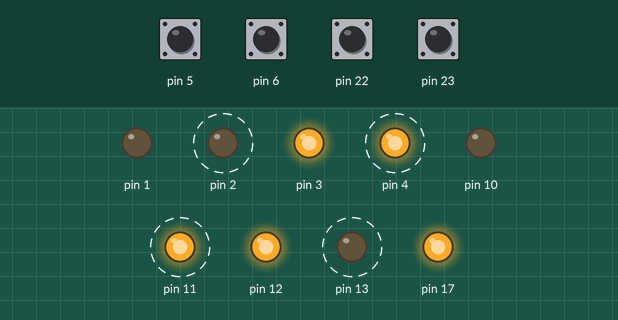
This sketch was run on a simulated Arduino Uno, built with avr-gcc and run on an emulated ATmega328P. On the bench: output pins drawn as LEDs (lit = HIGH). Dashed ring = blinking. The test bench sets the inputs (shaded band); at power-on: pin 5, pin 6, pin 22, pin 23 HIGH.

Above: at 1.65 s.
1.7 s: pin 5 pulled LOW for 0.5 s
At 2.15 s:
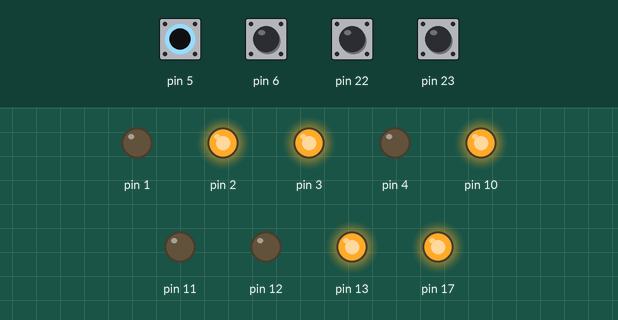
4.7 s: pin 6 pulled LOW for 0.5 s
At 5.25 s:
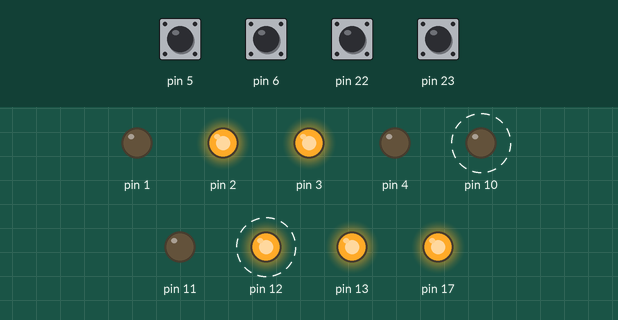
7.7 s: pin 22 pulled LOW for 0.5 s
At 8.05 s:
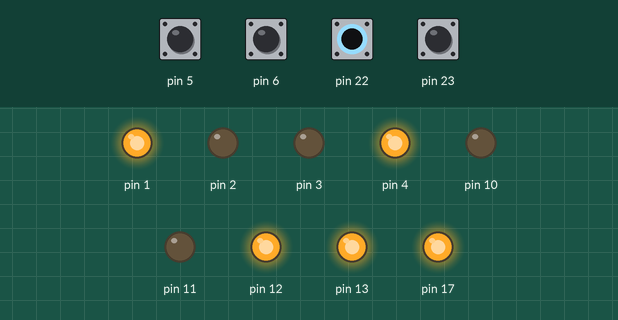
10.7 s: pin 23 pulled LOW for 0.5 s
At 11.35 s:
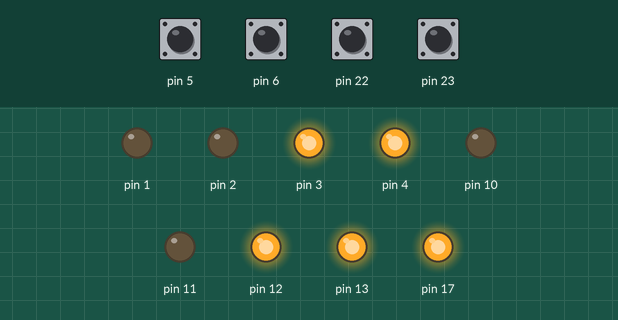
13.7 s: pin 5 pulled LOW for 1 s
At 14.25 s:
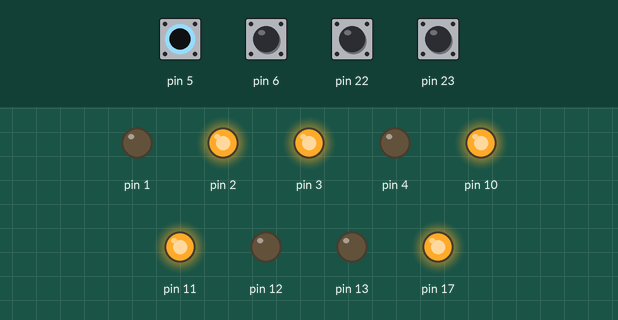
17.3 s: pin 22 pulled LOW for 1 s
At 17.75 s:
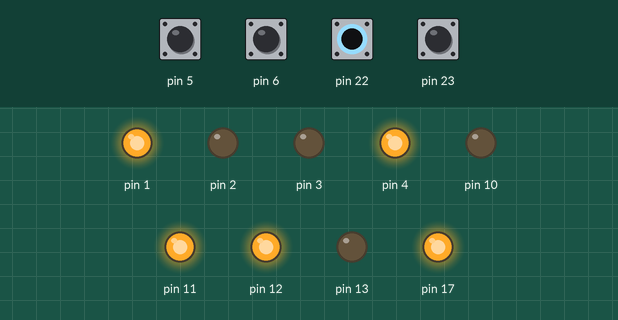
Timing chart, 0 to 21.3 s (numbered marks = the images above; inputs shaded):
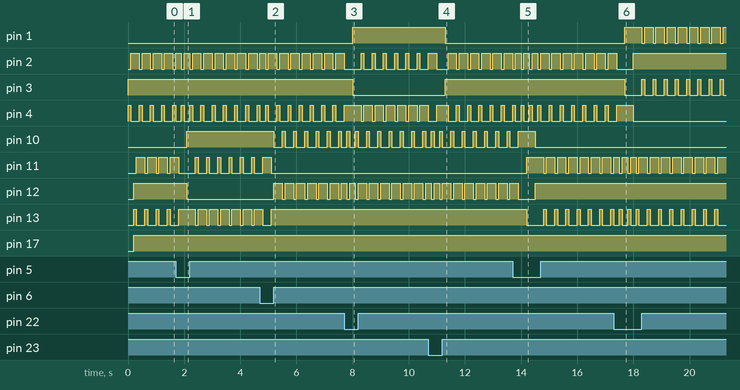

The sketch:

main.ino
```cpp
#include<avr/io.h>
#include<util/delay.h>
#define SET_BIT(port,val) port|=(1<<val)
#define CLR_BIT(port,val) port&=~(1<<val)


int main(){


SET_BIT(DDRD,PD1);
SET_BIT(DDRD,PD2);
SET_BIT(DDRD,PD3);
SET_BIT(DDRD,PD4);
SET_BIT(DDRC,PC3);
CLR_BIT(DDRB,PB6);
SET_BIT(PORTB,PB6);
CLR_BIT(DDRB,PB7);
SET_BIT(PORTB,PB7);
CLR_BIT(DDRD,PD5);
SET_BIT(PORTD,PD5);
CLR_BIT(DDRD,PD6);
SET_BIT(PORTD,PD6);


SET_BIT(DDRB,PB5);
SET_BIT(DDRB,PB4);
SET_BIT(DDRB,PB3);
SET_BIT(DDRB,PB2);


uint8_t var1 = 0;
uint8_t var2 = 0;


while(1){

 if(PINB&(1<<PB6)){
  if(var1 == 0)
    {
    SET_BIT(PORTD,PD4);
    SET_BIT(PORTD,PD3);
    CLR_BIT(PORTD,PD2);
    CLR_BIT(PORTD,PD1); // 12
    var1 = 1;
    _delay_ms(100);

    }

  else if(var1 == 1){
    CLR_BIT(PORTD,PD4);
    SET_BIT(PORTD,PD3);               //
    SET_BIT(PORTD,PD2);
    CLR_BIT(PORTD,PD1);  // 6
    var1 = 2;
    _delay_ms(100);

}

else if(var1 ==2){
    CLR_BIT(PORTD,PD4);
    CLR_BIT(PORTD,PD3);
    SET_BIT(PORTD,PD2);
    SET_BIT(PORTD,PD1);
    var1=3;

    _delay_ms(100);

 }

else if(var1==3){
    SET_BIT(PORTD,PD4);
    CLR_BIT(PORTD,PD3);
    CLR_BIT(PORTD,PD2);
    SET_BIT(PORTD,PD1);  // 9
    var1=0;

    _delay_ms(100);
}
 }

  if(PINB&(1<<PB7))
    {

  if(var1 == 0)
    {
    SET_BIT(PORTD,PD4);
    SET_BIT(PORTD,PD3);
    CLR_BIT(PORTD,PD2);
    CLR_BIT(PORTD,PD1); // 12
    var1 = 3;
    _delay_ms(100);

    }

  else if(var1 == 1){
    CLR_BIT(PORTD,PD4);
    SET_BIT(PORTD,PD3);               //
    SET_BIT(PORTD,PD2);
    CLR_BIT(PORTD,PD1);  // 6
    var1 = 0;
    _delay_ms(100);

}

else if(var1 ==2){
    CLR_BIT(PORTD,PD4);
    CLR_BIT(PORTD,PD3);
    SET_BIT(PORTD,PD2);
    SET_BIT(PORTD,PD1);
    var1=1;

    _delay_ms(100);

 }

else if(var1==3){
    SET_BIT(PORTD,PD4);
    CLR_BIT(PORTD,PD3);
    CLR_BIT(PORTD,PD2);
    SET_BIT(PORTD,PD1);  // 9
    var1=2;

    _delay_ms(100);
}
 }


if(PIND&(1<<PD5)){
        SET_BIT(PORTC,PC3);
  if(var2 == 0)
    {
    SET_BIT(PORTB,PB5);
    SET_BIT(PORTB,PB4);
    CLR_BIT(PORTB,PB3);
    CLR_BIT(PORTB,PB2); // 12
    var2 = 1;
    _delay_ms(100);

    }

  else if(var2 == 1){
    CLR_BIT(PORTB,PB5);
    SET_BIT(PORTB,PB4);               //
    SET_BIT(PORTB,PB3);
    CLR_BIT(PORTB,PB2);  // 6
    var2 = 2;
    _delay_ms(100);

}

else if(var2 ==2){
    CLR_BIT(PORTB,PB5);
    CLR_BIT(PORTB,PB4);
    SET_BIT(PORTB,PB3);
    SET_BIT(PORTB,PB2);
    var2=3;

    _delay_ms(100);

 }

else if(var2==3){
    SET_BIT(PORTB,PB5);
    CLR_BIT(PORTB,PB4);
    CLR_BIT(PORTB,PB3);
    SET_BIT(PORTB,PB2);  // 9
    var2=0;

    _delay_ms(100);
}
 }

 if(PIND&(1<<PD6))
    {
        SET_BIT(PORTC,PC3);
  if(var2 == 0)
    {
    SET_BIT(PORTB,PB5);
    SET_BIT(PORTB,PB4);
    CLR_BIT(PORTB,PB3);
    CLR_BIT(PORTB,PB2); // 12
    var2 = 3;
    _delay_ms(100);

    }

  else if(var2 == 1){
    CLR_BIT(PORTB,PB5);
    SET_BIT(PORTB,PB4);               //
    SET_BIT(PORTB,PB3);
    CLR_BIT(PORTB,PB2);  // 6
    var2 = 0;
    _delay_ms(100);

}

else if(var2 ==2){
    CLR_BIT(PORTB,PB5);
    CLR_BIT(PORTB,PB4);
    SET_BIT(PORTB,PB3);
    SET_BIT(PORTB,PB2);
    var2=1;

    _delay_ms(100);

 }

else if(var2==3){
    SET_BIT(PORTB,PB5);
    CLR_BIT(PORTB,PB4);
    CLR_BIT(PORTB,PB3);
    SET_BIT(PORTB,PB2);  // 9
    var2=2;

    _delay_ms(100);
}
 }
}
return 0;
}
```

Measured:
- after the input at 1.7 s, pin 10: LOW → HIGH after 0.40 s; pin 12: HIGH → LOW after 0.40 s
- after the input at 4.7 s, pin 10: alternates HIGH for 0.10 s and LOW for 0.30 s, starting after 0.50 s; pin 12: alternates HIGH for 0.30 s and LOW for 0.10 s, starting after 0.50 s
- after the input at 7.7 s, pin 1: LOW → HIGH after 0.30 s; pin 3: HIGH → LOW after 0.30 s
- after the input at 10.7 s, pin 1: HIGH → LOW after 0.60 s; pin 3: LOW → HIGH after 0.60 s
- after the input at 13.7 s, pin 11: LOW → HIGH after 0.50 s, then repeats every 0.40 s: LOW 0.10 s, HIGH 0.30 s; pin 13: HIGH → LOW after 0.50 s, then repeats every 0.40 s: HIGH 0.10 s, LOW 0.30 s
- after the input at 17.3 s, pin 1: LOW → HIGH after 0.40 s, then repeats every 0.40 s: LOW 0.10 s, HIGH 0.30 s; pin 3: HIGH → LOW after 0.40 s, then repeats every 0.40 s: HIGH 0.10 s, LOW 0.30 s
